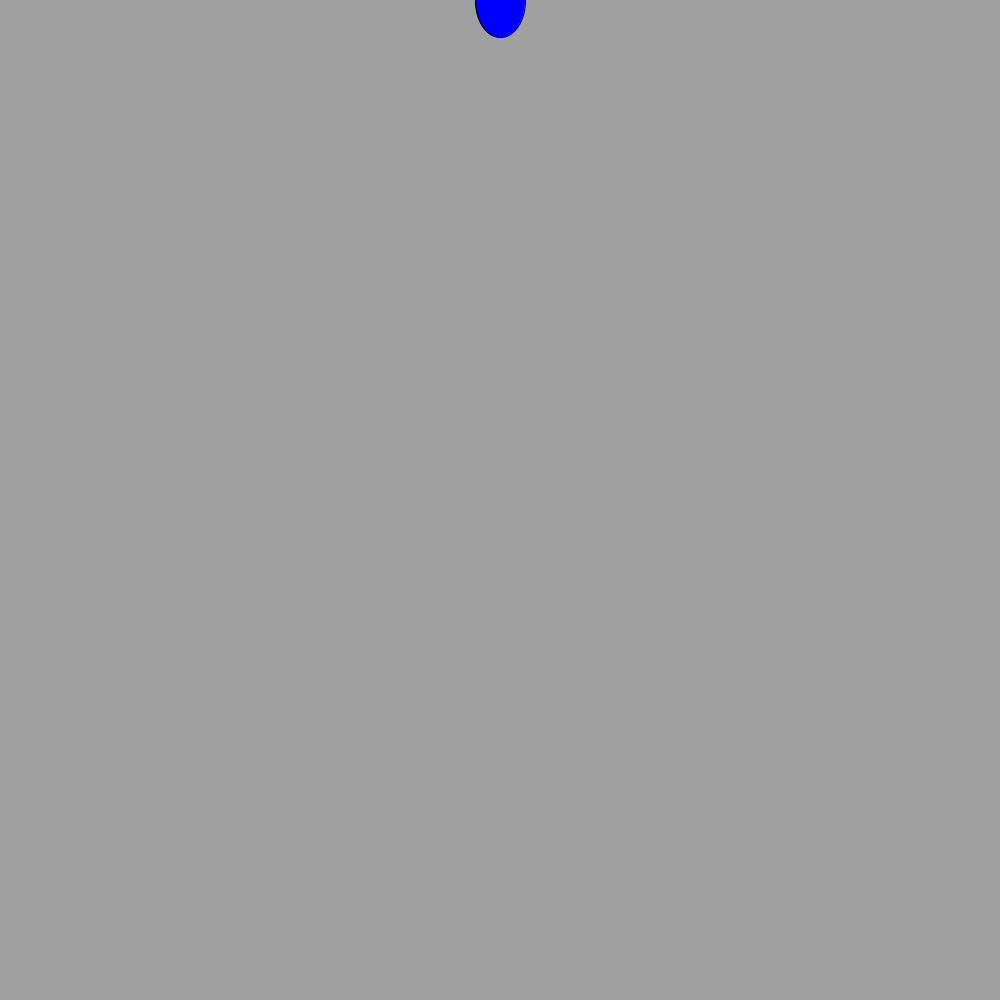
Frame 1 (no input)
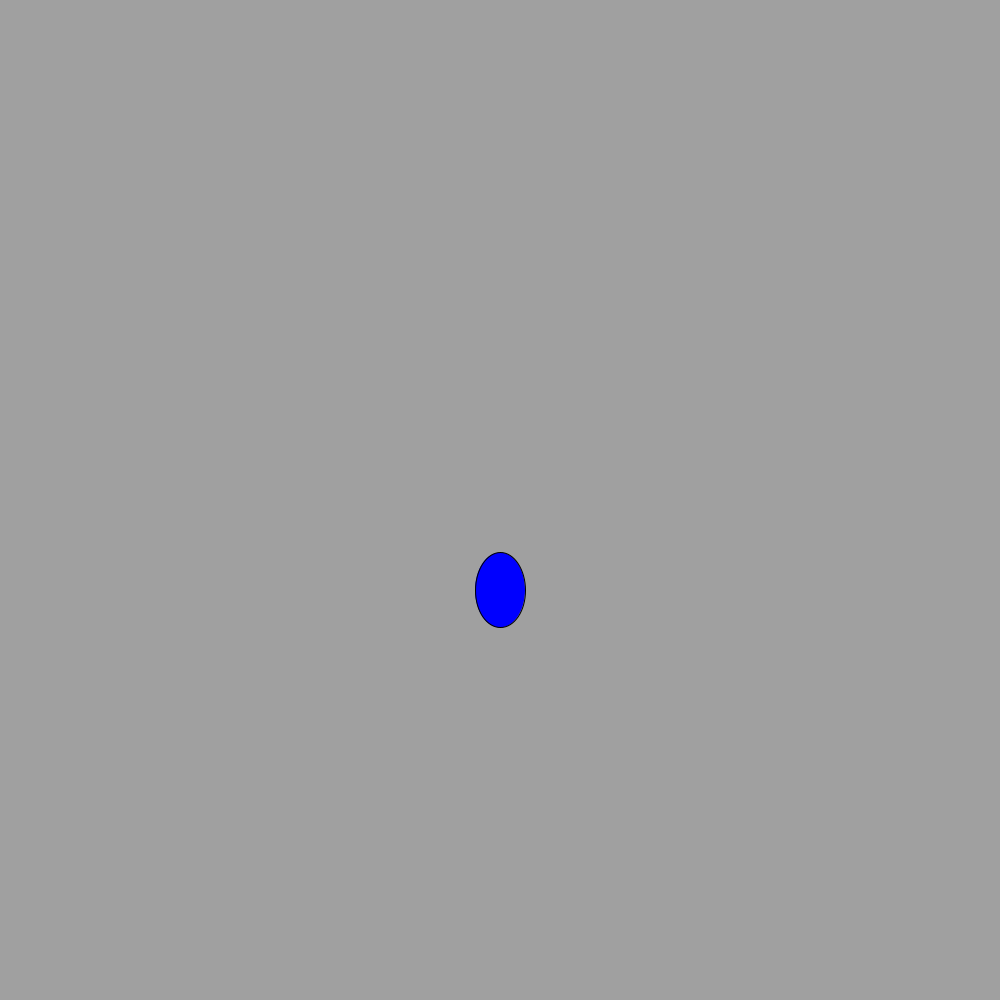
Frame 60 (the mouse pressed at the canvas centre just before this capture)
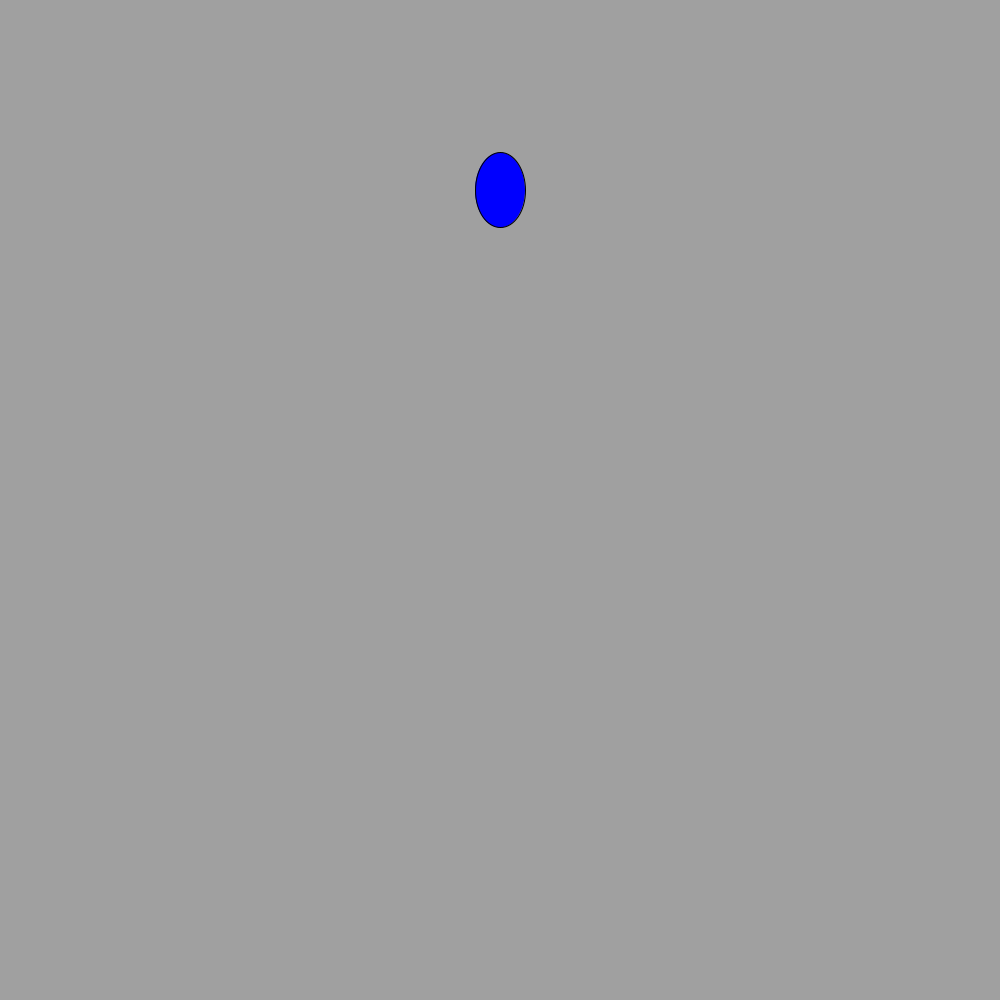
Frame 120 (the mouse held since frame 60 and released just before this capture)

The Processing sketch that drew these frames (run headless with seeded random() and noise(); from frame 60 on, the mouse is pressed at the canvas centre):

// Processing sketch: rainGame
// ── rainGame.pde
 int yPos = 0;
void setup(){
 size(1000,1000); 
  
  
}
void draw(){
  background(160,160,160);
  fill(0, 0, 255);
  stroke(00, 0, 0);
  ellipse(500, yPos, 50, 75);
   yPos += 10;
   System.out.println(yPos);
   if(yPos==1000){
   yPos = 0; 
   }
  }
